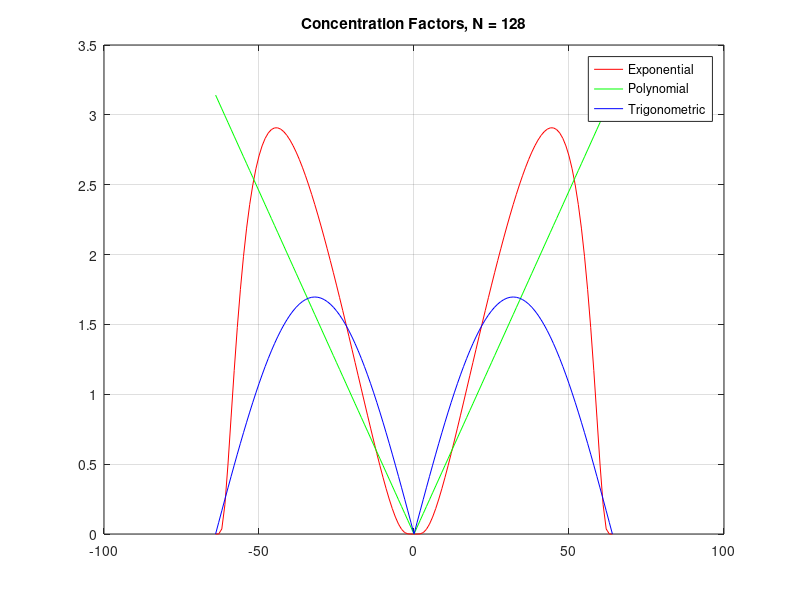

This figure's MATLAB source: (Note: this script raises an error after producing the figure.)
%% Receiver Operating Characteristic (ROC) curve
% This script plots the ROC for the Gibbs concentration factor 
% and a 3-point detector. With slight adjustments the code can be made to
% run with a 5-point detection vector.

% change the resolution of the fineX grid, make them the same as the FC.
% Make sure they compare to the right threshold.

close all; clear all; clc
%% Initialization 
% Define the Fourier modes
nModes = 64;
fourModes = (-nModes:nModes).';
k = (-nModes:nModes)';

% Generate a (periodic) physical space grid
nGridPts = 256;
xl = -pi; xr = pi; h = (xr-xl)/nGridPts;
x = xl + h*(0:nGridPts-1).';
%% Here we are going to design the concentration factors that will be used 
% to run the minmod tests, the third threshold test.
% Polynomial concentration factor
p = 1; % Order of the factor
Concentration_poly = @(x) (p.*pi.*x.^p);
% Exponential concentration factor
alpha = 6; % Order of the factor
normal = @(x) (exp(1./(alpha*x.*(x-1))));
C = (pi)./(integral(normal,(1/nModes),1-(1/nModes)));
Concentration_exp = @(x) (C*x*exp(1./(alpha.*x.*(x-1))));

%We use the trigonometric/Gibbs concentration factor
Sipi = 1.85193705198247;					% Value of Si(pi), the sine 
                                            %integral
cfac_t = pi * sin(pi*abs(fourModes)/nModes)/Sipi; 

cfe = zeros(2*nModes+1,1);    
cfp = zeros(2*nModes+1,1);
cft = zeros(2*nModes+1,1);
for i = 1:2*nModes+1
   s = abs(k(i))./(nModes);
   cfe(i) = Concentration_exp(s);
   cfp(i) = Concentration_poly(s);
end
% % Set cfe(n/2) and cfe(-n/2) = 0
cfe(1) = 0;
cfe(length(cfe)) = 0;

figure(1);
plot(k,cfe,'r',k,cfp,'g',k,cfac_t,'b');
title('Concentration Factors, N = 128'); grid on;
legend('Exponential', 'Polynomial', 'Trigonometric');
%% Concentration factor definitions
%We use the trigonometric/Gibbs concentration factor
Sipi = 1.85193705198247;					% Value of Si(pi), the sine 
                                            %integral
cfac_t = pi * sin(pi*abs(fourModes)/nModes)/Sipi;   
sig = UpdatedConcDesign;
 
cfac_1 = cfac_t;
cfac_2 = sig;
cfac_3 = sig;
cfac_4 = cfac_t;
cfac_5 = sig;
figure;
plot(k,sig); title('Concentration Factor'); grid on; 

%% Here we calculate the Fourier coefficients for a function, using a fine x-mesh.
nPts = 256;
h = 2*pi/nPts;
FineX = -pi + h*(0:nPts-1).';
N = nModes;

alpha = 2/3 + 2*pi^2; beta = 2/5 + 4*pi^2 + 2*pi^4; theta = sqrt((3*(2/5 + 4*pi^2+ 2*pi^4)^2)/(2 + 6*pi^2));
NC = 5*(pi^3 + 3*pi^5)/(sqrt(6+18*pi^2)*(1+10*pi^2+5*pi^4)); NC = (1/2)/(NC);

% figure;
% plot(x,fx);
fx = (x>=0).*((NC*((pi-x)/(sqrt(alpha)) + (pi-x).^3/(theta) - (beta/alpha)*(pi-x)/(theta)))) ... 
    + (x<0).*((NC*(-pi-x)./(sqrt(alpha)) + (-pi-x).^3/(theta) - (beta/alpha)*(-pi-x)/(theta)));


%fx =  (FineX>=0).*((NC*((pi-FineX)/(sqrt(alpha)) + (pi-FineX).^3/(theta) - (beta/alpha)*(pi-FineX)/(theta)))) ... 
   % + (FineX<0).*((NC*(-pi-FineX)./(sqrt(alpha)) + (-pi-FineX).^3/(theta) - (beta/alpha)*(-pi-FineX)/(theta)));

%fx = 3/2.*(-.75*pi <= x & x< -pi/2) + (7/4 -.5*x + sin(x-.25)).*(-.25*pi <x & x< pi/8) + (11*x/4-5).*(3*pi/8 <=x & x<3*pi/4);
%fx  = cos(3*x/2).*(-pi/8 < x & x<0) + cos(11*x).*(-pi <= x & x<= -pi/8 | 0<= x <=pi);
%fx = cos(3*x/2).*(abs(x)< pi/2) + cos(7*x/2).*(abs(x)>=pi/2);
% %Calculate the positive side's Fourier coefficients
% fHat_1 = zeros(2*N+1,1);
% for a = 1:2*N+1
% fHat_1(a) = integral(@(FineX) ((NC*((pi-x)/(sqrt(alpha)) + (pi-x).^3/(theta) - (beta/alpha)*(pi-x)/(theta)))).*exp(-1i*k(a)*FineX),0,pi,'AbsTol',1e-12 );
% end
% 
% 
% % Calculate the negative side's Fourier coefficients
% fHat_2 = zeros(2*N+1,1);
% for a = 1:2*N+1
% fHat_2(a) = integral(@(FineX)  ((NC*((pi-x)/(sqrt(alpha)) + (-pi-x).^3/(theta) - (beta/alpha)*(-pi-x)/(theta)))).*exp(-1i*k(a)*FineX),-pi,0,'AbsTol',1e-12 );
% end

figure;
plot(FineX,fx); grid on;
title('Nonlinear Underyling Function')
%% Use this if you want to use the function from Peterson, Gelb, and Eubank:

%Calculate the positive side's Fourier coefficients
% fHat_1 = zeros(2*N+1,1);
% for a = 1:2*N+1
% fHat_1(a) = integral(@(FineX) cos(7*FineX).*exp(-1i*k(a)*FineX),-pi/8,0,'AbsTol',1e-12 );
% end
% 
% 
% % Calculate the negative side's Fourier coefficients
% fHat_2 = zeros(2*N+1,1);
% for a = 1:2*N+1
% fHat_2(a) = integral(@(FineX)  -cos(11*FineX).*exp(-1i*k(a)*FineX),-pi,-pi/8,'AbsTol',1e-12 );
% end
% 
% fHat_3 = zeros(2*N+1,1);
% for a = 1:2*N+1
% fHat_3(a) = integral(@(FineX) -cos(11*FineX).*exp(-1i*k(a)*FineX),0,pi,'AbsTol',1e-12 );
% end
% 
% fx = cos(FineX).*(-pi/8 < FineX & FineX < 0) -cos(4*FineX).*((-pi <=FineX & FineX<-pi/8) | (0<FineX & FineX< pi));
% figure;
%  plot(x,fx);

%% Use this is you want to use the function from Aditya's thesis:
% fHat_1 =zeros(2*N+1,1);
% for a =1:2*N+1
%    fHat_1(a) = integral(@(FineX) 1.5.*exp(-1i.*k(a).*FineX),-.75*pi,-pi/2); 
% end
% 
% fHat_2 =zeros(2*N+1,1);
% for a =1:2*N+1
%    fHat_2(a) = integral(@(FineX) (7./4 - .5*FineX + sin(FineX-.25)).*exp(-1i.*k(a).*FineX),-.25*pi,pi/8); 
% end
% 
% fHat_3 =zeros(2*N+1,1);
% for a =1:2*N+1
%    fHat_3(a) = integral(@(FineX) (11.*FineX./4 - 5).*exp(-1i*k(a)*FineX),3*pi/8,3*pi/4); 
% end
% 
% fx = (1.5 .*(x>-3*pi/4 & x<-pi/2)) + (7./4 - .5*FineX + sin(FineX-.25)).*(x>-pi/4 & x<pi/8) + (11.*FineX./4 - 5).*(x>3*pi/8 & x<3*pi/4);
% fHat_1 = zeros(2*N+1,1);
% for a = 1:2*N+1
%     fHat_1(a) = integral(@(FineX) cos(3*FineX/2).*exp(-1i*k(a)*FineX),-pi/2,pi/2,'AbsTol',1e-12);
% end
% 
% fHat_2 = zeros(2*N+1,1);
% for a = 1:2*N+1
%     fHat_2(a) = integral(@(FineX) cos(7.*FineX./2).*exp(-1i*k(a)*FineX),pi/2,pi,'AbsTol',1e-12);
% end
% 
% fHat_3 = zeros(2*N+1,1);
% for a = 1:2*N+1
%     fHat_3(a) = integral(@(FineX) cos(7.*FineX./2).*exp(-1i*k(a)*FineX),-pi,-pi/2,'AbsTol',1e-12);
% end


fHat = (fHat_1 + fHat_2+ fHat_3)./(2*pi);
Func_Approx = fHat' * (exp(1i*FineX*k'))';
figure;
plot(FineX,Func_Approx);

figure;
plot(k,real(fHat)); title('Fourier Coefficients');

%% Function definition
% The template function is a periodic ramp function with unit jump at x = 0
%fx = sin(2*x).*(x<0) + exp(-3*x).*(x>=0);
% kern = exp(-1i*x*k');
% kern_2 = exp(1i*x*k'); 
% alpha = 2/3 + 2*pi^2; beta = 2/5 + 4*pi^2 + 2*pi^4; theta = sqrt((3*(2/5 + 4*pi^2+ 2*pi^4)^2)/(2 + 6*pi^2));
% NC = 5*(pi^3 + 3*pi^5)/(sqrt(6+18*pi^2)*(1+10*pi^2+5*pi^4)); NC = (1/2)/(NC);
% 
% fx = (NC*((pi-x)/(sqrt(alpha)) + (pi-x).^3/(theta) - (beta/alpha)*(pi-x)/(theta))).*(x>0) + ...
%     (NC*((-pi-x)/(sqrt(alpha)) + (-pi-x).^3/(theta) - (beta/alpha)*(-pi-x)/(theta))).*(x<0);
% fx(129) = NaN;
% figure; 
% plot(x,fx); grid on;
% title('f(x),[-\pi,\pi]')
% 
% A = -(1i*pi.*k + exp(-1i*pi.*k) -1)./(k.^2); 
% A(65) = pi^2/2; A = (A*NC)/(sqrt(alpha)*2*pi);
% B = (-1i.*pi.*k.*(-6 + pi.*k.*(pi.*k+3.*1i)) + 6.*exp(1i.*pi.*k)-6)./(k.^4);
% B(65) = pi^4/4; B = (NC * B)/(theta * 2*pi);
% C = -(1i*pi.*k + exp(-1i*pi.*k) -1)./(k.^2); C(65) = pi^2/2; C = (C*NC*beta)/(alpha*theta*2*pi);
% 
% D = (-1i*pi.*k + exp(1i*pi.*k) -1)./(k.^2); D(65) = -(pi^2/2); D = (D*NC)/(sqrt(alpha)*2*pi);
% E = -(1i.*pi.*k.*(-6 + pi.*k.*(pi.*k-3.*1i)) + 6.*exp(1i.*pi.*k)-6)./(k.^4);
% E(65) = -(pi^4/4); E = (NC * E)/(theta * 2*pi);
% F = (-1i*pi.*k + exp(1i*pi.*k) -1)./(k.^2); F(65) = -(pi^2/2); F = (F*NC*beta)/(alpha*theta*2*pi);
% 
% fHat = A + B - C + D + E - F;
% Approx = real(fHat' * kern_2'); 
% figure;
% plot(x,fx,x,Approx);  grid on; 
% 
% 
fourMat = exp(1i*FineX*fourModes.' );


% Template or jump response
jmpFncCfs =  1i*fHat' .* sign(fourModes)' .* cfe';
template =  fourMat*jmpFncCfs' ;
figure; 
plot(FineX,real(template)); grid on; 
%% Noise characteristics
% We consider zero mean, additive white Gaussian nose of variance rho^2
rho2 = 1/nModes^2;
n = sqrt(rho2)*randn(2*nModes+1,1) + 1i*sqrt(rho2)*randn(2*nModes+1,1);
fHat_alt  = fHat + n;

%delta
delta = 1/(2*nModes + 1);
%define a probability for false alarms
pfa = .01;

jump_detect = zeros(length(FineX),1);
test_stat_adv = zeros(length(FineX),1);
gamma_dot = NaN(length(FineX),1);
test_stat = NaN(length(FineX),1);
cov = zeros(5,5,length(FineX));
for a = 1:length(FineX)

% First calculate the nonshifted jump responses:  
    %Define stencil
    stencil(1) = FineX(a) - 2*delta;
    stencil(2) = FineX(a) - delta;
    stencil(3) = FineX(a);
    stencil(4) = FineX(a) + delta;
    stencil(5) = FineX(a) + 2*delta;
    %Define M
     M = zeros(5,1);
     Exponent_factor_1 = exp( 1i*(stencil(1)) * fourModes.');
     Exponent_factor_2 = exp( 1i*(stencil(2)) * fourModes.');
     Exponent_factor_3 = exp( 1i*(stencil(3)) * fourModes.');
     Exponent_factor_4 = exp( 1i*(stencil(4)) * fourModes.');
     Exponent_factor_5 = exp( 1i*(stencil(5)) * fourModes.');
     jmpFncCfs_1 = 1i * fHat' .* sign(fourModes)' .* cfac_1';
     jmpFncCfs_2 = 1i * fHat' .* sign(fourModes)' .* cfac_2';
     jmpFncCfs_3 = 1i * fHat' .* sign(fourModes)' .* cfac_3';
     jmpFncCfs_4 = 1i * fHat' .* sign(fourModes)' .* cfac_4';
     jmpFncCfs_5 = 1i * fHat' .* sign(fourModes)' .* cfac_5';
        M_1 = real(Exponent_factor_1 * jmpFncCfs_1');
        M_2 = real(Exponent_factor_2 * jmpFncCfs_2');
        M_3 = real(Exponent_factor_3 * jmpFncCfs_3');
        M_4 = real(Exponent_factor_4 * jmpFncCfs_4');
        M_5 = real(Exponent_factor_5 * jmpFncCfs_5');
        M(1) = M_1; M(2) = M_2; M(3) = M_3; 
        M(4) = M_4; M(5) = M_5;
        M = M;
    %Define covariance matrix

     cov(1,1,a) = sum((rho2) * real(cfac_1.^2));
     cov(2,2,a) = sum((rho2) * real(cfac_2.^2));
     cov(3,3,a) = sum((rho2) * real(cfac_3.^2));
     cov(4,4,a) = sum((rho2) * real(cfac_4.^2));
     cov(5,5,a) = sum((rho2) * real(cfac_5.^2));
     cov(1,2,a) = sum((rho2) * real((cfac_1.*cfac_1).*exp(1i.*fourModes.* (stencil(1) - stencil(2)))));
     cov(1,3,a) = sum((rho2) * real((cfac_1.*cfac_3).*exp(1i.*fourModes.* (stencil(1) - stencil(3)))));
     cov(1,4,a) = sum((rho2) * real((cfac_1.*cfac_4).*exp(1i.*fourModes.* (stencil(1)-stencil(4)))));
     cov(1,5,a) = sum((rho2) * real((cfac_1 .* cfac_5).*exp(1i.*fourModes.* (stencil(1)-stencil(5)))));
     cov(2,1,a) = sum((rho2) * real((cfac_2 .* cfac_1).*exp(1i.*fourModes.* (stencil(2) - stencil(1)))));
     cov(2,3,a) = sum((rho2) * real((cfac_2 .* cfac_3).*exp(1i.*fourModes.* (stencil(2) - stencil(3)))));
     cov(2,4,a) = sum((rho2) * real((cfac_2 .* cfac_4).*exp(1i.*fourModes.* (stencil(2)-stencil(4)))));
     cov(2,5,a) = sum((rho2) * real((cfac_2 .* cfac_5).*exp(1i.*fourModes.* (stencil(2)-stencil(5)))));
     cov(3,1,a) = sum((rho2) * real((cfac_3 .* cfac_1).*exp(1i.*fourModes.* (stencil(3) - stencil(1)))));
     cov(3,2,a) = sum((rho2) * real((cfac_3 .* cfac_2).*exp(1i.*fourModes.* (stencil(3) - stencil(2)))));
     cov(3,4,a) = sum((rho2) * real((cfac_3 .* cfac_4).*exp(1i.*fourModes.* (stencil(3)-stencil(4)))));
     cov(3,5,a) = sum((rho2) * real((cfac_3 .* cfac_5).*exp(1i.*fourModes.* (stencil(3)-stencil(5)))));
     cov(4,1,a) = sum((rho2) * real((cfac_4 .* cfac_1).*exp(1i.*fourModes.* (stencil(4)-stencil(1)))));
     cov(4,2,a) = sum((rho2) * real((cfac_4 .* cfac_2).*exp(1i.*fourModes.* (stencil(4)-stencil(2)))));
     cov(4,3,a) = sum((rho2) * real((cfac_4 .* cfac_3).*exp(1i.*fourModes.* (stencil(4)-stencil(3)))));
     cov(4,5,a) = sum((rho2) * real((cfac_4 .* cfac_5).*exp(1i.*fourModes.* (stencil(4)-stencil(5)))));
     cov(5,1,a) = sum((rho2) * real((cfac_5 .* cfac_1).*exp(1i.*fourModes.* (stencil(5)-stencil(1)))));
     cov(5,2,a) = sum((rho2) * real((cfac_5 .* cfac_2).*exp(1i.*fourModes.* (stencil(5)-stencil(2)))));
     cov(5,3,a) = sum((rho2) * real((cfac_5 .* cfac_3).*exp(1i.*fourModes.* (stencil(5)-stencil(3)))));
     cov(5,4,a) = sum((rho2) * real((cfac_5 .* cfac_4).*exp(1i.*fourModes.* (stencil(5)-stencil(4)))));


     %Define D 
    D = M'*inv(cov(:,:,a))*M;
    
    %Calculate gamma_dot. This is the gamma_dot that will ensure operation
    %at a desired false alarm rate. From Aditya's thesis. We need to
    %normalize the result from Qinv by using the standard deviation and
    %mean. 
%      nonstandard_result = real(Qinv(pfa));
%      standard_result = nonstandard_result*D ;
%      gamma_dot(a) = standard_result * sqrt(D);
%     
    gamma_dot(a) = Qinv(pfa) * sqrt(D);
    %define Y
    Y = zeros(5,1);
    jmpFncCfs_1 = 1i * fHat_alt' .* sign(fourModes)' .* cfac_1';
    jmpFncCfs_2 = 1i * fHat_alt' .* sign(fourModes)' .* cfac_2';
    jmpFncCfs_3 = 1i * fHat_alt' .* sign(fourModes)' .* cfac_3';
    jmpFncCfs_4 = 1i * fHat_alt' .* sign(fourModes)' .* cfac_4';
    jmpFncCfs_5 = 1i * fHat_alt' .* sign(fourModes)' .* cfac_5';
    Y_1 = real(Exponent_factor_1 * jmpFncCfs_1');
    Y_2 = real(Exponent_factor_2 * jmpFncCfs_2');
    Y_3 = real(Exponent_factor_3 * jmpFncCfs_3');
    Y_4 = real(Exponent_factor_4 * jmpFncCfs_4');
    Y_5 = real(Exponent_factor_5 * jmpFncCfs_5');
    Y(1) = Y_1; Y(2) = Y_2; Y(3) = Y_3; Y(4) = Y_4; Y(5) = Y_5; 
    Y = Y;
    %Calculate test statistic
    test_stat(a) = (M'*inv(cov(:,:,a))*Y)';
    %compare test statistic to gamma to detect jump
    % Define the noisy template approximation.
    
end

    Noise_jmpFncCfs = 1i*fHat' .* sign(fourModes)' .* cfac_t';
    Noise_template =  fourMat*Noise_jmpFncCfs' ;
    jump_candidate = NaN(length(FineX),1);
    for a = 1:length(FineX)
        if abs(test_stat(a)) > abs(real(gamma_dot(a)))
        jump_candidate(a) = 1;
        end
    end
%     figure;
%     plot(FineX,jump_candidate); grid on;
    
for a = 7:length(FineX)-6
    if jump_candidate(a) == 1
      if test_stat(a) > test_stat(a+5)
       if (test_stat(a)) > (test_stat(a+4))
            if (test_stat(a)) > (test_stat(a+3))
            if (test_stat(a)) > (test_stat(a+2))
                if (test_stat(a)) > (test_stat(a+1))
                    if (test_stat(a)) > (test_stat(a-1))
                        if (test_stat(a)) > (test_stat(a-2))
                            if (test_stat(a)) > (test_stat(a-3)); 
                                if (test_stat(a)) > (test_stat(a-4))
                                    if test_stat(a) > test_stat(a-5)
                                        jump_detect(a) = -real(template(a));
                                        test_stat_adv(a) = abs(test_stat(a)) - gamma_dot(a);
                                    end
                                end
                            end
                            end
                            end
                        end
                    end
            end
       end
      end
    end
end
     

    
    if jump_candidate(a) ~=1
    jump_detect(a) = NaN;
    end

for a = 4:length(FineX)-3;
    if  abs(jump_detect(a)) < .05
        jump_detect(a) = NaN;
    end
end

jump_detect(1) = NaN;
jump_detect(2) = NaN;
jump_detect(3) = NaN;
jump_detect(4) = NaN;
jump_detect(length(FineX)) = NaN;
jump_detect(length(FineX)-1) = NaN;
jump_detect(length(FineX)-2) = NaN;
jump_detect(length(FineX)-3) = NaN;


figure;
plot(FineX, fx, 'k', FineX, jump_detect, 'ro'); title('Detection of jumps for sawtooth function'); legend('f(x)', 'jump');
figure; 
plot(FineX,test_stat_adv); grid on; 
title('Difference in Test Stat')


%% Now run the second threshold test. We take the x-values 
%  found from the test above and compare their template values 
%  against a scaled threshold that will give us a final set 
%  of jump locations and values.

% ThirdThresholdValues = NaN(length(x),1);
% Second_Threshold = prctile(test_stat_adv,98.5); 
% Final_Jump_Values = NaN(length(FineX),1);
% for a = 1:length(FineX)
%    if jump_detect(a) ~= NaN
%        if abs(test_stat_adv(a)) > Second_Threshold
%            Final_Jump_Values(a) = -template(a);
%            ThirdThresholdValues(a) = 1; 
%            
%        end   
%    else 
%         Final_Jump_Values = 0;
%    end
% end
% figure;
% plot(FineX,fx,FineX,Final_Jump_Values,'ko'); title('Predicted Jumps')
% 
% 
% % Apply the second threshold test
% Second_Threshold = .8; 
% Final_Jump_Values = NaN(length(FineX),1);
% ThirdThresholdValues = NaN(length(FineX),1);
% 
% for a = 1:length(FineX)
%    if jump_detect(a) ~= NaN
%        if abs(jump_detect(a)) > Second_Threshold
%            Final_Jump_Values(a) = template(a);
%            ThirdThresholdValues(a) = 1;
%            
%        end   
%    else 
%         Final_Jump_Values = 0;
%    end
% end
% figure; plot(FineX,fx,FineX,Final_Jump_Values, 'ko'); grid on;
% title('Final Predicted Values') 
% legend('f(x)','Predicted Jumps')
% 
% %% %% We now want to apply the third threshold test, which will use a minmod function to 
% % to rule out the points whose signs based on the jump responses don't
% % match.
% 
% % First calculate the jump response with the exponential. 
% % Template or jump response
% jmpFncCfs_exp =  1i*fHat' .* sign(fourModes)' .* cfe';
% template_exp =  fourMat*jmpFncCfs_exp' ;
% figure; 
% plot(FineX,real( template_exp)); grid on; title('Jump Approximation, Exponential')
% 
% % Then with the trigonometric concentration factor
% 
% jmpFncCfs_trig =  1i*fHat' .* sign(fourModes)' .* cfac_t';
% template_trig =  fourMat*jmpFncCfs_trig' ;
% figure; 
% plot(FineX,real( template_trig)); grid on; title('Jump Approximation, Polynomial')
% 
% 
% % Then with the new concentration factor.
% jmpFncCfs_CFC =  1i*fHat' .* sign(fourModes)' .* sig';
% template_CFC =  fourMat*jmpFncCfs_CFC' ;
% figure; 
% plot(FineX,real( template_CFC)); grid on; title('Jump Approximation, New Factor')
% hold on
% 
% % Then with the first-order polynomial concentration factor.
% jmpFncCfs_poly =  1i*fHat' .* sign(fourModes)' .* cfp';
% template_poly =  fourMat*jmpFncCfs_poly' ;
% figure; 
% plot(FineX,real( template_poly)); grid on; title('Jump Approximation, Polynomial')
% hold off;
% 
% PostFinalValues = NaN(length(FineX),1);
% for a =1:length(FineX)
%     if ThirdThresholdValues(a) == 1;
%         if sign(real(template_trig(a))) >0 && sign(real(template_poly(a))) >0 && sign(template_CFC(a)) >0;
%                 %% Put in the trig once the signs are the same.
%                 PostFinalValues(a) = -template_trig(a);
% %                 Comparison(1) = template_trig(a); 
% %                 Comparison(2) = template_poly(a); 
% %                 Comparison(3) = template_CFC(a);
% %                 PostFinalValues(a) = -min(Comparison);   
%         end
%         if sign(real(template_trig(a))) <0 && sign(real(template_poly(a))) <0 && sign(template_CFC(a)) <0;
%             PostFinalValues(a) = -template_trig(a);
% %                 Comparison(1) = template_trig(a); 
% %                 Comparison(2) = template_poly(a); 
% %                 Comparison(3) = template_CFC(a);
% %                 PostFinalValues(a) = -max(Comparison);   
%         end
%     end
% end
% 
% 
% figure;
% plot(FineX,fx,FineX,PostFinalValues,'ko'); title('Final Predicted Values')
% legend('fx','Predicted Jumps')